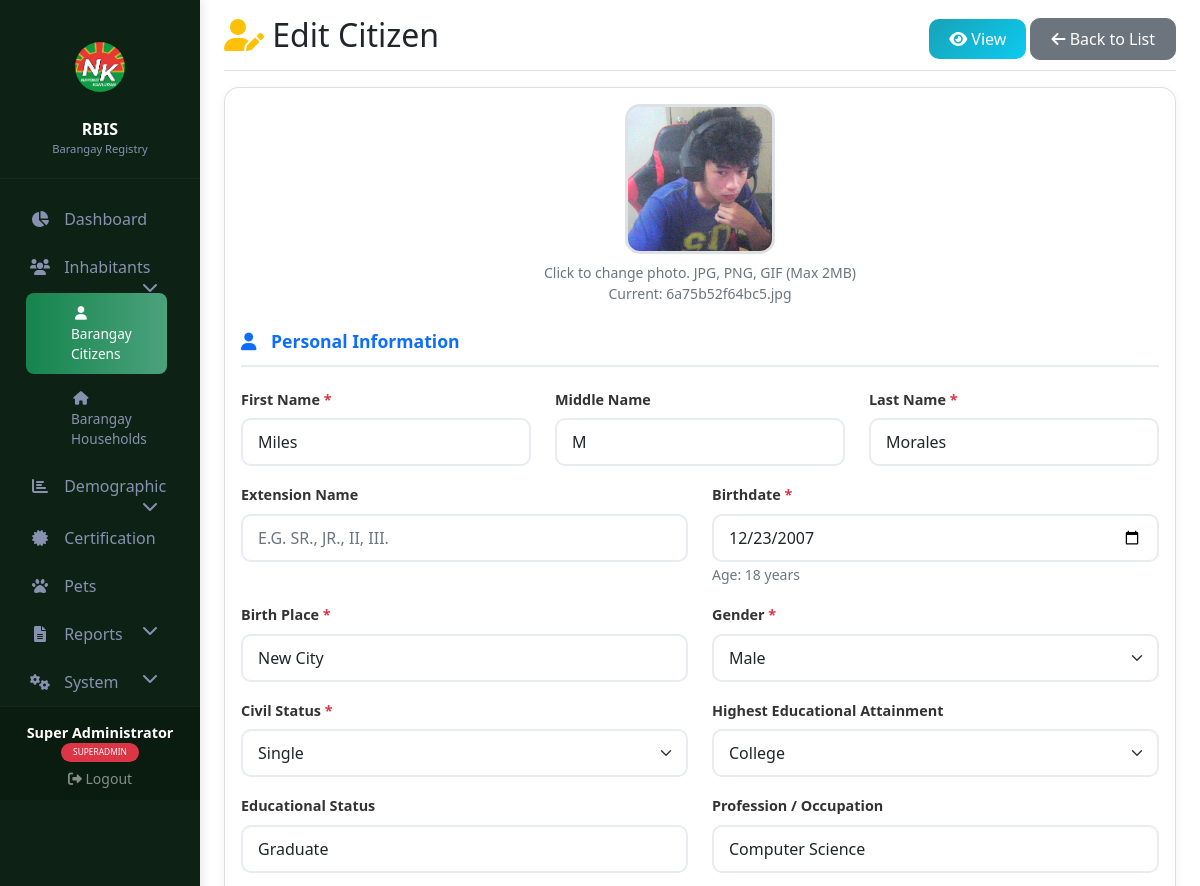
Page /inhabitants/citizens/edit.php?id=5 (signed in, upper part) on the earlier database version.
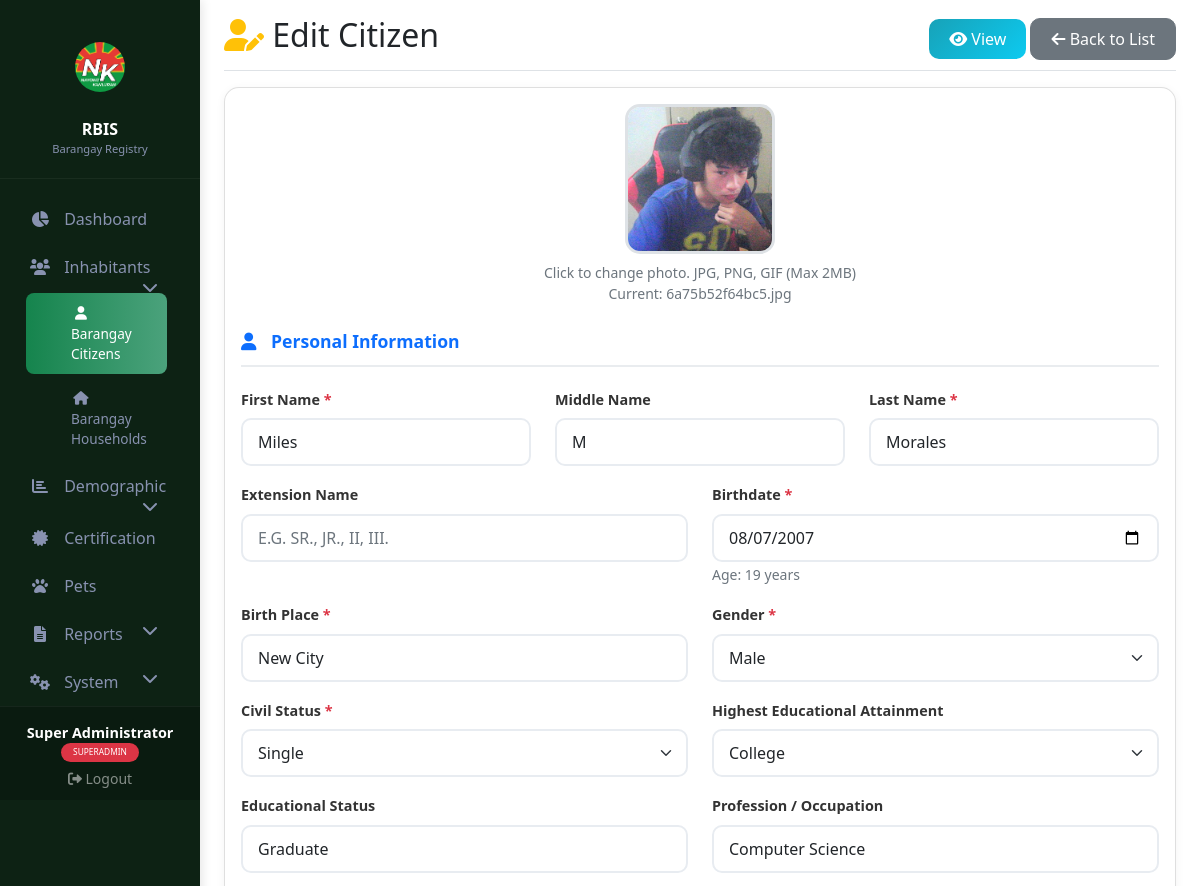
Same page on the later database version.
### tables this page shows
CREATE TABLE `individual_records` (
  `id` int(11) NOT NULL,
  `last_name` varchar(50) NOT NULL,
  `first_name` varchar(50) NOT NULL,
  `middle_name` varchar(50) DEFAULT NULL,
  `ext_name` varchar(10) DEFAULT NULL,
  `place_of_birth` varchar(100) DEFAULT NULL,
  `date_of_birth` date DEFAULT NULL,
  `age` int(11) DEFAULT NULL,
  `sex` enum('Male','Female','Other') NOT NULL,
  `civil_status` enum('Single','Married','Widowed','Divorced','Separated') NOT NULL,
  `highest_education` enum('Elementary','High School','Vocational','College','Post Graduate','Doctorate') DEFAULT NULL,
  `profile_picture` varchar(255) DEFAULT NULL,
  `created_by` int(11) DEFAULT NULL,
  `created_at` timestamp NOT NULL DEFAULT current_timestamp(),
  `updated_at` timestamp NOT NULL DEFAULT current_timestamp() ON UPDATE current_timestamp(),
  `educational_status` varchar(50) DEFAULT NULL,
  `philsys_number` varchar(50) DEFAULT NULL,
  `email` varchar(100) DEFAULT NULL,
  `mobile_number` varchar(20) DEFAULT NULL,
  `telephone_number` varchar(20) DEFAULT NULL,
  `region` varchar(100) DEFAULT NULL,
  `province` varchar(100) DEFAULT NULL,
  `city_municipality` varchar(100) DEFAULT NULL,
  `barangay_address` varchar(100) DEFAULT NULL,
  `house_address` varchar(100) DEFAULT NULL,
  `street` varchar(100) DEFAULT NULL,
  `subdivision` varchar(100) DEFAULT NULL,
  `zip_code` varchar(10) DEFAULT NULL,
  `blood_type` varchar(10) DEFAULT NULL,
  `weight` decimal(5,2) DEFAULT NULL,
  `height` varchar(50) DEFAULT NULL,
  `citizenship` varchar(50) DEFAULT NULL,
  `registered_voter` tinyint(1) DEFAULT 0,
  `voter_not_resident` tinyint(1) DEFAULT 0,
  `ethnicity` varchar(50) DEFAULT NULL,
  `position_in_household` varchar(50) DEFAULT NULL,
  `mother_maiden_name` varchar(100) DEFAULT NULL,
  `has_pet` tinyint(1) DEFAULT 0,
  `sectors` text DEFAULT NULL,
  `sector_other` varchar(100) DEFAULT NULL,
  `profession` varchar(100) DEFAULT NULL
);

### inhabitants/citizens/edit.php (the view, shortened to what the changed rows need)
<?php
$id = isset($_GET['id']) ? (int)$_GET['id'] : 0;
$pdo = getDB();
$stmt = $pdo->prepare("SELECT * FROM individual_records WHERE id = ?");
$stmt->execute([$id]);
$record = $stmt->fetch();
?>
<!DOCTYPE html>
<html lang="en">
<head>
    <link href="https://cdn.jsdelivr.net/npm/bootstrap@5.1.3/dist/css/bootstrap.min.css" rel="stylesheet">
    <link rel="stylesheet" href="https://cdnjs.cloudflare.com/ajax/libs/font-awesome/6.0.0/css/all.min.css">
    <link rel="stylesheet" href="../../assets/css/custom.css">
</head>
<body>
    <div class="container-fluid">
        <div class="row">
            <main class="col-md-10 ms-sm-auto px-md-4 main-content">
                <div class="d-flex justify-content-between flex-wrap flex-md-nowrap align-items-center pt-3 pb-2 mb-3 border-bottom">
                    <h1 class="h2">
                        <i class="fas fa-user-edit text-warning"></i> Edit Citizen
                    </h1>
                </div>
                <div class="card">
                    <div class="card-body">
                        <form method="POST" enctype="multipart/form-data" class="needs-validation" novalidate>
                            <div class="text-center mb-4">
                                <div class="photo-upload-box" onclick="document.getElementById('profilePicture').click()">
                                    <?php if ($record['profile_picture']): ?>
                                        <img id="photoPreview" src="../../uploads/<?= $record['profile_picture'] ?>" alt="Profile">
                                    <?php else: ?>
                                        <img id="photoPreview" src="../../assets/images/default-avatar.png" alt="Default" style="width: 100%; height: 100%; object-fit: cover;">
                                    <?php endif; ?>
                                </div>
                                <small class="d-block text-muted mt-2">Click to change photo. JPG, PNG, GIF (Max 2MB)</small>
                                <?php if ($record['profile_picture']): ?>
                                    <small class="d-block text-muted">Current: <?= $record['profile_picture'] ?></small>
                                <?php endif; ?>
                            </div>
                            <div class="row">
                                <div class="col-md-4 mb-3">
                                    <label class="form-label">First Name <span class="required-star">*</span></label>
                                    <input type="text" name="first_name" class="form-control" value="<?= htmlspecialchars($record['first_name']) ?>" required>
                                </div>
                                <div class="col-md-4 mb-3">
                                    <label class="form-label">Middle Name</label>
                                    <input type="text" name="middle_name" class="form-control" value="<?= htmlspecialchars($record['middle_name']) ?>">
                                </div>
                                <div class="col-md-4 mb-3">
                                    <label class="form-label">Last Name <span class="required-star">*</span></label>
                                    <input type="text" name="last_name" class="form-control" value="<?= htmlspecialchars($record['last_name']) ?>" required>
                                </div>
                                <div class="col-md-6 mb-3">
                                    <label class="form-label">Birthdate <span class="required-star">*</span></label>
                                    <input type="date" name="birthdate" class="form-control" value="<?= $record['date_of_birth'] ?>" required onchange="calculateAge(this)">
                                    <small class="text-muted" id="ageDisplay">Age: <?= $record['age'] ?? '' ?> years</small>
                                </div>
                                <div class="col-md-6 mb-3">
                                    <label class="form-label">Birth Place <span class="required-star">*</span></label>
                                    <input type="text" name="birth_place" class="form-control" value="<?= htmlspecialchars($record['place_of_birth']) ?>" required>
                                </div>
                                <div class="col-md-6 mb-3">
                                    <label class="form-label">Gender <span class="required-star">*</span></label>
                                    <select name="gender" class="form-select" required>
                                        <option value="Male" <?= $record['sex'] == 'Male' ? 'selected' : '' ?>>Male</option>
                                    </select>
                                </div>
                                <div class="col-md-6 mb-3">
                                    <label class="form-label">Civil Status <span class="required-star">*</span></label>
                                    <select name="civil_status" class="form-select" required>
                                        <option value="Single" <?= $record['civil_status'] == 'Single' ? 'selected' : '' ?>>Single</option>
                                    </select>
                                </div>
                                <div class="col-md-6 mb-3">
                                    <label class="form-label">Highest Educational Attainment</label>
                                    <select name="highest_education" class="form-select">
                                        <option value="College" <?= $record['highest_education'] == 'College' ? 'selected' : '' ?>>College</option>
                                    </select>
                                </div>
                                <div class="col-md-6 mb-3">
                                    <label class="form-label">Educational Status</label>
                                    <input type="text" name="educational_status" class="form-control" value="<?= htmlspecialchars($record['educational_status']) ?>" placeholder="e.g., Graduate, Undergraduate">
                                </div>
                                <div class="col-md-6 mb-3">
                                    <label class="form-label">Profession / Occupation</label>
                                    <input type="text" name="profession" class="form-control" value="<?= htmlspecialchars($record['profession']) ?>" placeholder="e.g., Computer Programmer">
                                </div>
                            </div>
                        </form>
                    </div>
                </div>
            </main>
        </div>
    </div>
</body>
</html>

Differences in the rows shown:
changed individual_records "6a75b52f64bc5.jpg": birthdate "12/23/2007" → "08/07/2007"
Other differences:
text written by a page script: "Age: 18 years" → "Age: 19 years"
